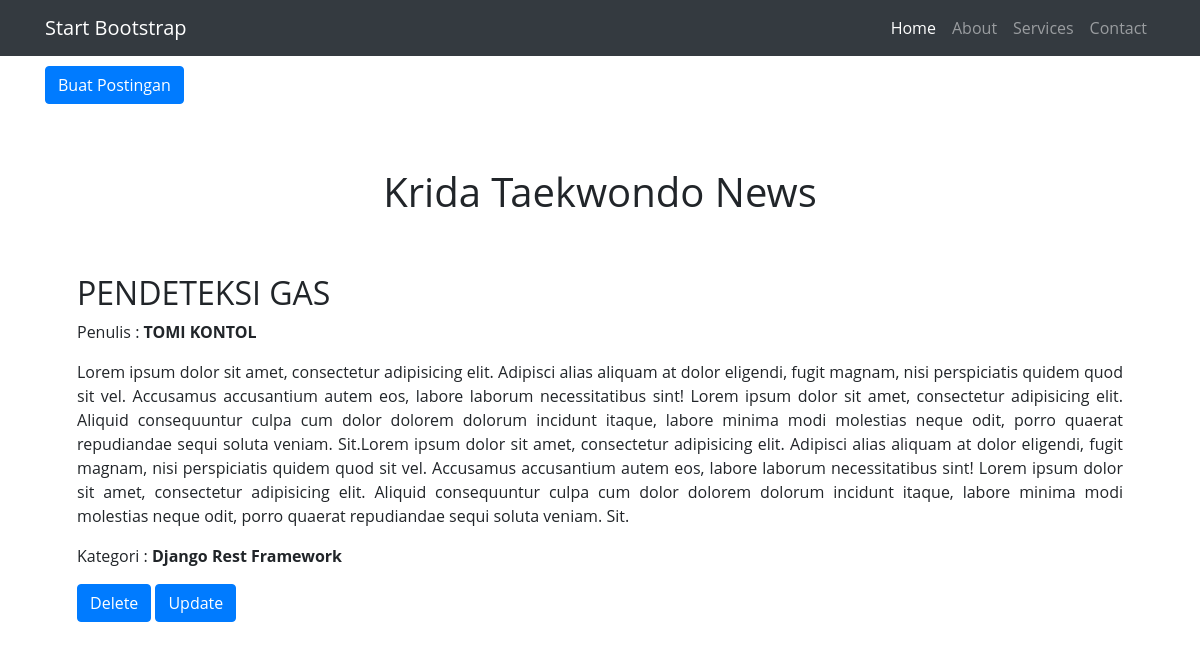
Page /blog/ (signed in) on the committed database.
### zwinkle/models.py (models this page shows)
class PostModel(models.Model):
    judul   = models.CharField(max_length=100)
    penulis   = models.CharField(max_length=100)
    isi   = models.CharField(max_length=1000)
    kategori   = models.CharField(
        max_length=100,
        choices=CHOICES,
        default=1,
    )
    def __str__(self):
        return "{}.{}".format(self.id,self.judul)

### zwinkle/views.py (the view)
# urls.py: path('', views.home_post, name="blog"),
def home_post(request):
    PostTemp = PostModel.objects.all()
    print(PostTemp)
    context = {
        'page_title':'Krida Taekwondo News',
        'PostView':PostTemp,
    }
    return render(request, 'base_post.html', context)

### zwinkle/templates/base_post.html (shortened to what this page needs)
<!DOCTYPE html>
<html lang="en">
  <head>
    <link rel="stylesheet" href="https://stackpath.bootstrapcdn.com/bootstrap/4.2.1/css/bootstrap.min.css">
  </head>
  <body>
    <nav class="navbar navbar-expand-lg navbar-dark bg-dark static-top">
      <div class="container">
        <a class="navbar-brand" href="{% url 'rumah' %}">Start Bootstrap</a>
        <div class="collapse navbar-collapse" id="navbarResponsive">
          <ul class="navbar-nav ml-auto">
            <li class="nav-item active">
              <a class="nav-link" href="#">Home
              </a>
            </li>
            <li class="nav-item">
              <a class="nav-link" href="#">About</a>
            </li>
            <li class="nav-item">
              <a class="nav-link" href="#">Services</a>
            </li>
            <li class="nav-item">
              <a class="nav-link" href="#">Contact</a>
            </li>
          </ul>
        </div>
      </div>
    </nav>
{% block content %}
    <div class="container" style="padding-top:10px">
    {% if request.user.is_authenticated %}
        <button type="button" class="btn btn-primary" onclick="location.href='{% url 'reviews:create' %}'">Buat Postingan</button>
        {% endif %}
        <div class="jumbotron vertical-center" style="background:inherit">
          <h1 style="text-align:center">{{page_title}}</h1>
            <form method="post" >
                {% for post in PostView %}
                    <h2 style="padding-top:50px">{{post.judul}}</h2>
                <p>Penulis : <b>{{post.penulis}}</b></p>
                    <p style="text-align:justify">{{post.isi}}</p>
                <p >Kategori : <b>{{post.kategori}}</b></p>
                    {% if request.user.is_authenticated %}
                    <button type="button" class="btn btn-primary" onclick="location.href='{% url 'reviews:delete' post.id %}'">Delete</button>
                    <button type="button" class="btn btn-primary" onclick="location.href='{% url 'reviews:update' post.id %}'">Update</button>
                    {% endif %}
                {% endfor%}
            </form>
      </div>
    </div>
{% endblock %}
  </body>
</html>

### zwinkle/templates/base_post.html (style rules this page uses)
body { font-family: 'Open Sans', sans-serif; <!- background: #008080; -!> color: white; }

### rows in the picture
PostModel: judul "PENDETEKSI GAS", penulis "TOMI KONTOL", isi "Lorem ipsum dolor sit amet, consectetur adipisicing elit. Adipisci alias aliquam at dolor eligendi, fugit magnam, nisi perspiciatis quidem quod sit vel. Accusamus accusantium autem eos, labore laborum necessitatibus sint! Lorem ipsum dolor sit amet, consectetur adipisicing elit. Aliquid consequuntur culpa cum dolor dolorem dolorum incidunt itaque, labore minima modi molestias neque odit, porro quaerat repudiandae sequi soluta veniam. Sit.Lorem ipsum dolor sit amet, consectetur adipisicing elit. Adipisci alias aliquam at dolor eligendi, fugit magnam, nisi perspiciatis quidem quod sit vel. Accusamus accusantium autem eos, labore laborum necessitatibus sint! Lorem ipsum dolor sit amet,…", kategori "Django Rest Framework"

### other values in the picture
{{ page_title }} "Krida Taekwondo News"
